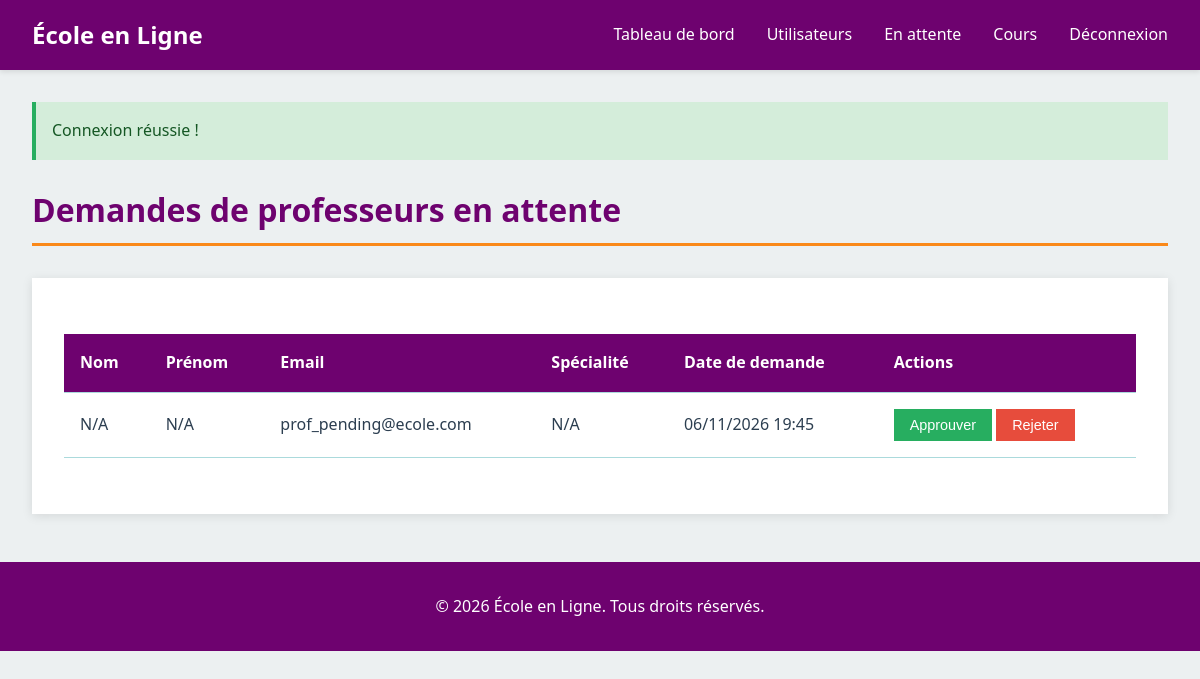
The page /admin/pending (signed in) on the database its author committed.
### tables this page shows
CREATE TABLE user (
    id_user INT PRIMARY KEY AUTO_INCREMENT,
    email VARCHAR(255) UNIQUE NOT NULL,
    password VARCHAR(255) NOT NULL,
    role ENUM('student', 'teacher', 'admin') NOT NULL,
    status ENUM('pending', 'active', 'suspended', 'rejected', 'archived') NOT NULL DEFAULT 'active',
    last_login DATETIME NULL,
    archived_at DATETIME NULL,
    created_at TIMESTAMP DEFAULT CURRENT_TIMESTAMP
);

### controllers/AdminController.php (called while the page is built, shortened)
<?php
require_once __DIR__ . '/../models/Admin.php';
class AdminController {
    public function pending() {
        $adminModel = new Admin();
        $pendingTeachers = $adminModel->getPendingTeachers();
        require_once __DIR__ . '/../views/admin/pending.php';
    }
}
?>

### models/admin.php (called while the page is built, shortened)
<?php
require_once __DIR__ . '/../config/Database.php';
class Admin {
    private $conn;
    public function __construct() {
        $database = new Database();
        $this->conn = $database->getConnection();
    }
    public function getPendingTeachers() {
        $query = "SELECT u.id_user, u.email, u.created_at, p.nom, p.prenom, p.specialite
                  FROM user u
                  LEFT JOIN professeur p ON u.id_user = p.id_user
                  WHERE u.role = 'teacher' AND u.status = 'pending'
                  ORDER BY u.created_at DESC";
        $stmt = $this->conn->prepare($query);
        $stmt->execute();
        return $stmt->fetchAll();
    }
}
?>

### config/database.php (called while the page is built)
<?php
class Database {
    private $host = DB_HOST;
    private $db_name = DB_NAME;
    private $username = DB_USER;
    private $password = DB_PASS;
    private $conn = null;
    public function getConnection() {
        if ($this->conn === null) {
            try {
                $this->conn = new PDO(
                    "mysql:host=" . $this->host . ";dbname=" . $this->db_name . ";charset=utf8mb4",
                    $this->username,
                    $this->password
                );
                $this->conn->setAttribute(PDO::ATTR_ERRMODE, PDO::ERRMODE_EXCEPTION);
                $this->conn->setAttribute(PDO::ATTR_DEFAULT_FETCH_MODE, PDO::FETCH_ASSOC);
            } catch(PDOException $e) {
                die("Erreur de connexion : " . $e->getMessage());
            }
        }
        return $this->conn;
    }
}
?>

### views/admin/pending.php (the view, shortened to what this page needs)
<?php
require_once __DIR__ . '/../layout/header.php';
?>
<div class="container">
    <?php if (isset($_SESSION['success'])): ?>
        <div class="alert alert-success">
            <?php echo $_SESSION['success']; unset($_SESSION['success']); ?>
        </div>
    <?php endif; ?>
    <h1>Demandes de professeurs en attente</h1>
    <div class="content-wrapper">
        <?php if (empty($pendingTeachers)): ?>
            <div class="alert alert-success">
                Aucune demande en attente.
            </div>
        <?php else: ?>
            <table>
                <thead>
                    <tr>
                        <th>Nom</th>
                        <th>Prénom</th>
                        <th>Email</th>
                        <th>Spécialité</th>
                        <th>Date de demande</th>
                        <th>Actions</th>
                    </tr>
                </thead>
                <tbody>
                    <?php foreach ($pendingTeachers as $teacher): ?>
                        <tr>
                            <td><?php echo htmlspecialchars($teacher['nom'] ?? 'N/A'); ?></td>
                            <td><?php echo htmlspecialchars($teacher['prenom'] ?? 'N/A'); ?></td>
                            <td><?php echo htmlspecialchars($teacher['email']); ?></td>
                            <td><?php echo htmlspecialchars($teacher['specialite'] ?? 'N/A'); ?></td>
                            <td><?php echo date('d/m/Y H:i', strtotime($teacher['created_at'])); ?></td>
                            <td>
                                <form action="<?php echo BASE_URL; ?>/admin/approve-teacher" method="POST" style="display: inline;">
                                    <button type="submit" class="btn btn-success btn-small">Approuver</button>
                                </form>
                                <form action="<?php echo BASE_URL; ?>/admin/reject-teacher" method="POST" style="display: inline;">
                                    <button type="submit" class="btn btn-danger btn-small btn-delete">Rejeter</button>
                                </form>
                            </td>
                        </tr>
                    <?php endforeach; ?>
                </tbody>
            </table>
        <?php endif; ?>
    </div>
</div>
<?php require_once __DIR__ . '/../layout/footer.php'; ?>

### public/css/style.css (style rules this page uses)
:root { --primary: #6E026F; --secondary: #ABDADC; --accent: #F1E6C9; --highlight: #FA891A; --dark: #2c3e50; --light: #ecf0f1; --white: #ffffff; --gray: #95a5a6; --success: #27ae60; --danger: #e74c3c; }
* { margin: 0; padding: 0; box-sizing: border-box; }
body { font-family: 'Segoe UI', Tahoma, Geneva, Verdana, sans-serif; line-height: 1.6; color: var(--dark); background-color: var(--light); }
.container { max-width: 1200px; margin: 2rem auto; padding: 0 2rem; }
.content-wrapper { background-color: var(--white); padding: 2rem; margin: 2rem 0; box-shadow: 0 2px 10px rgba(0,0,0,0.1); }
h1 { color: var(--primary); margin-bottom: 1.5rem; font-size: 2rem; border-bottom: 3px solid var(--highlight); padding-bottom: 0.5rem; }
form { max-width: 600px; }
.btn { display: inline-block; padding: 0.75rem 1.5rem; border: none; cursor: pointer; font-size: 1rem; transition: all 0.3s; text-align: center; }
.btn-danger { background-color: var(--danger); color: var(--white); }
.btn-success { background-color: var(--success); color: var(--white); }
.btn-small { padding: 0.5rem 1rem; font-size: 0.9rem; }
.alert { padding: 1rem; margin-bottom: 1.5rem; border-left: 4px solid; }
.alert-success { background-color: #d4edda; border-color: var(--success); color: #155724; }
table { width: 100%; border-collapse: collapse; margin: 1.5rem 0; background-color: var(--white); }
thead { background-color: var(--primary); color: var(--white); }
th, td { padding: 1rem; text-align: left; border-bottom: 1px solid var(--secondary); }

### rows shown on the page
user: nom "N/A", prenom "N/A", email "prof_pending@ecole.com", specialite "N/A", created_at "06/11/2026 19:45"

### other values the page prints
$_SESSION['success'] "Connexion réussie !"
